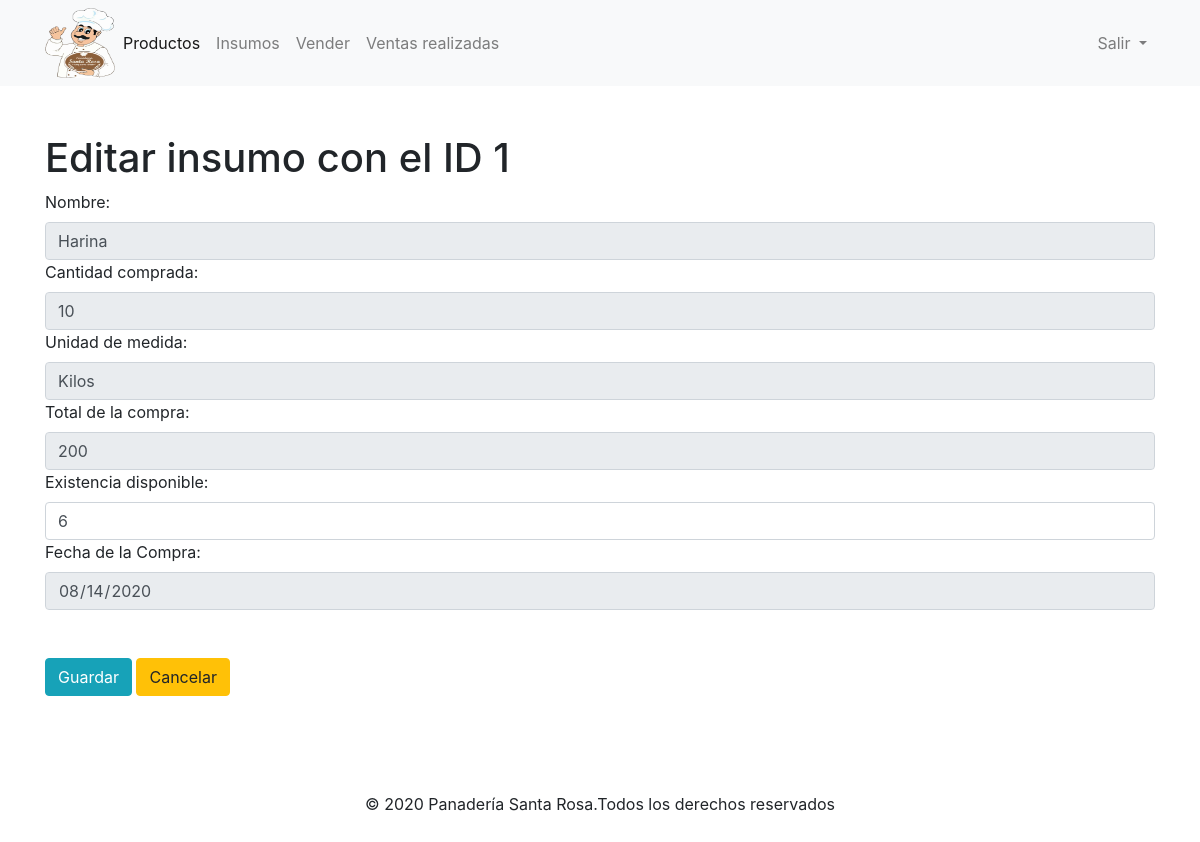
The app's page /editarInsumo.php?id=1 with its own data.
### tables this page shows
CREATE TABLE `insumo` (
  `id` int(11) NOT NULL,
  `nombre_Insumo` varchar(250) NOT NULL,
  `cantidadComprada` int(11) NOT NULL,
  `unidadMedida` varchar(20) NOT NULL,
  `total_Compra` int(11) NOT NULL,
  `existencia` int(11) NOT NULL,
  `fecha_compra` date NOT NULL
);

### editarInsumo.php (the view, shortened to what this page needs)
<?php
$id = $_GET["id"];
include_once "base_de_datos.php";
$sentencia = $base_de_datos->prepare("SELECT * FROM insumo WHERE id = ?;");
$sentencia->execute([$id]);
$insumo = $sentencia->fetch(PDO::FETCH_OBJ);
?>
<?php include_once "encabezado.php" ?>
	<div class="container py-5 col-xs-12">
		<h1>Editar insumo con el ID <?php echo $insumo->id; ?></h1>
		<form method="post" action="guardarDatosEditados2.php">
			<label for="nombre">Nombre:</label>
			<input value="<?php echo $insumo->nombre_Insumo ?>"class="form-control" name="nombre" required type="text" id="nombre" placeholder="Nombre de la materia prima o insumo" readonly>
			<label for="cantidad">Cantidad comprada:</label>
			<input value="<?php echo $insumo->cantidadComprada ?>" required id="cantidad" name="cantidad" type="number" class="form-control" readonly></input>
			<label for="unidad">Unidad de medida:</label>
			<input value="<?php echo $insumo->unidadMedida ?>" class="form-control" name="unidad" required type="text" id="unidad" placeholder="Ej: pieza, kilos, gramos, litros, etc."readonly >
			<label for="totalCompra">Total de la compra:</label>
			<input value="<?php echo $insumo->total_Compra ?>" class="form-control" name="totalCompra" required type="number" id="totalCompra" placeholder="Precio de compra" readonly>
			<label for="existencia">Existencia disponible:</label>
			<input value="<?php echo $insumo->existencia ?>" class="form-control" name="existencia" required type="number" id="existencia" placeholder="existencia">
			<label for="fecha">Fecha de la Compra:</label>
			<input value="<?php echo $insumo->fecha_compra ?>" class="form-control" name="fecha" required type="date" id="fecha" placeholder="fecha de la compra" readonly>
			<br><br><input class="btn btn-info" type="submit" value="Guardar">
			<a class="btn btn-warning" href="./insumos.php">Cancelar</a>
		</form>
	</div>
<?php include_once "pie.php" ?>

### records on screen
insumo: id "1", nombre "Harina", cantidad "10", unidad "Kilos", totalCompra "200", existencia "6", fecha "08/14/2020"
